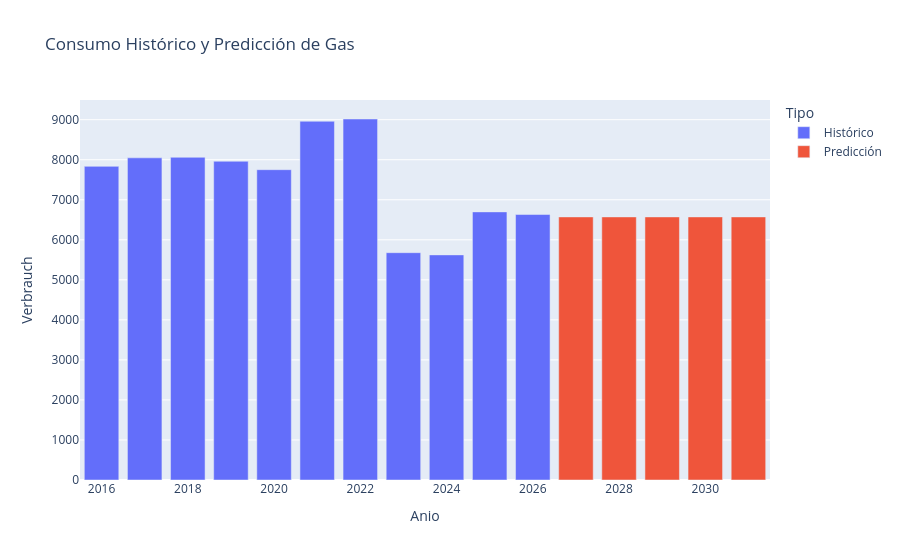

Notebook source saved alongside this figure:
### Code cell
# Graficar predicción
df_plot = pd.concat([
    df_anual.assign(Tipo='Histórico'),
    anios_futuros.rename(columns={'Consumo_m3_Estimado': 'Verbrauch'})[['Anio', 'Verbrauch']].assign(Tipo='Predicción')
])

fig = px.bar(df_plot, x="Anio", y="Verbrauch", color="Tipo", title="Consumo Histórico y Predicción de Gas")
fig.show()

### Figure 1 — Plotly figure (JSON) as saved in the notebook; plotly's stock layout.template omitted (floating-point values rounded to 4 significant figures)
{"data": [{"hovertemplate": "Tipo=Histórico<br>Anio=%{x}<br>Verbrauch=%{y}<extra></extra>", "legendgroup": "Histórico", "marker": {"color": "#636efa", "pattern": {"shape": ""}}, "name": "Histórico", "orientation": "v", "showlegend": true, "textposition": "auto", "type": "bar", "x": [2016, 2017, 2018, 2019, 2020, 2021, 2022, 2023, 2024, 2025, 2026], "xaxis": "x", "y": [7834.0, 8047.0, 8060.0, 7961.0, 7751.0, 8960.0, 9017.0, 5678.0, 5623.0, 6697.0, 6631.0], "yaxis": "y"}, {"hovertemplate": "Tipo=Predicción<br>Anio=%{x}<br>Verbrauch=%{y}<extra></extra>", "legendgroup": "Predicción", "marker": {"color": "#EF553B", "pattern": {"shape": ""}}, "name": "Predicción", "orientation": "v", "showlegend": true, "textposition": "auto", "type": "bar", "x": [2027, 2028, 2029, 2030, 2031], "xaxis": "x", "y": [6571.0, 6571.0, 6571.0, 6571.0, 6571.0], "yaxis": "y"}], "layout": {"barmode": "relative", "legend": {"title": {"text": "Tipo"}, "tracegroupgap": 0}, "title": {"text": "Consumo Histórico y Predicción de Gas"}, "xaxis": {"anchor": "y", "domain": [0, 1], "title": {"text": "Anio"}}, "yaxis": {"anchor": "x", "domain": [0, 1], "title": {"text": "Verbrauch"}}}}
